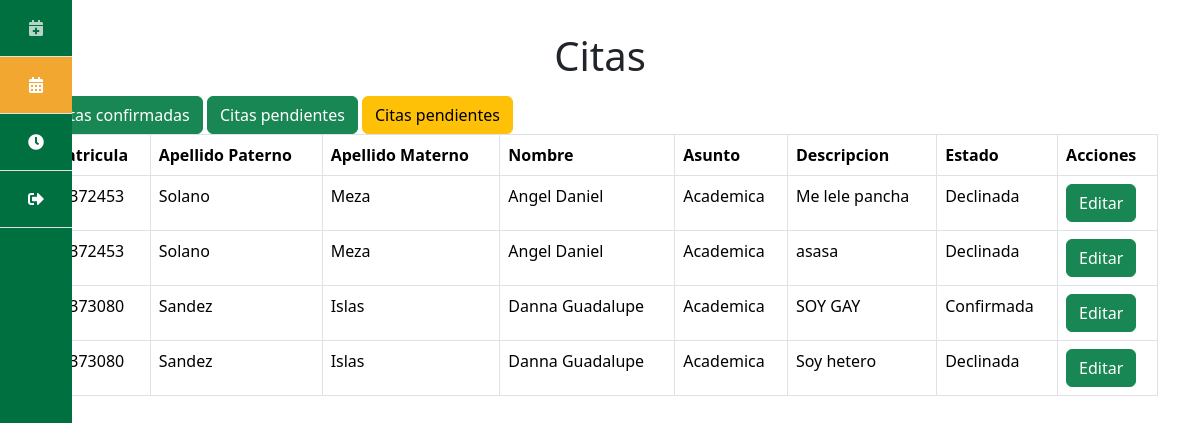
Page /citas/ (signed in) on the committed database.
### paginas/models.py (models this page shows)
class Cita(models.Model):
    PENDIENTE = 'Pendiente'
    CONFIRMADA = 'Confirmada'
    CANCELADA = 'Declinada'
    ESTADOS_CITA = [
        (PENDIENTE, 'Pendiente'),
        (CONFIRMADA, 'Confirmada'),
        (CANCELADA, 'Cancelada'),
    ]
    HOMBRE = 'Hombre'
    MUJER = 'Mujer'
    PREFIERO_NO_DECIRLO = 'Prefiero no decirlo'
    GENERO = [
        (HOMBRE, 'Hombre'),
        (MUJER, 'Mujer'),
        (PREFIERO_NO_DECIRLO, 'Prefiero no decirlo'),
    ]

### paginas/views.py (the view)
# urls.py: path('citas/', views.citas, name = 'citas'),
def citas(request):
    if request.user.username == 'espy':
        citas = Cita.objects.all()  # VISTA DEL ORIENTADOR
    else:
        citas = Cita.objects.filter(user=request.user)  # VISTA DEL USUARIO
    return render(request, 'citas.html', {
        'citas': citas
    })

### paginas/templates/citas.html
{% extends 'base.html' %} {% block content %}
<h1 class="text-center mt-3 mb-3">Citas</h1>
<a href="/citas_confirmadas" class="btn btn-success">Citas confirmadas</a>
<a href="/citas_pendientes" class="btn btn-success">Citas pendientes</a>
<a href="/citas_pendientes" class="btn btn-warning">Citas pendientes</a>
<table class="table table-bordered">
  <thead>
    <tr>
      <th scope="col">Matricula</th>
      <th scope="col">Apellido Paterno</th>
      <th scope="col">Apellido Materno</th>
      <th scope="col">Nombre</th>
      <th scope="col">Asunto</th>
      <th scope="col">Descripcion</th>
      <th scope="col">Estado</th>
      {% if user.username == 'espy' or user == 'orientador' %}
      <th scope="col">Acciones</th>
      {% else %}
      <th scope="col">Detalle</th>
      {% endif %}
    </tr>
  </thead>
  <tbody>
    {% for cita in citas %}
    <tr>
      <td>{{ cita.matricula }}</td>
      <td>{{ cita.ap_paterno }}</td>
      <td>{{ cita.ap_materno }}</td>
      <td>{{ cita.nombre }}</td>
      <td>{{ cita.asunto }}</td>
      <td>{{ cita.descripcion }}</td>
      <td>{{ cita.estado }}</td>
      {% if user.username == 'espy' or user == 'orientador' %}
      <td>
        <a href="/citas/{{ cita.id }}" class="btn btn-success">Editar </a>
      </td>
      {% else %}
      <td>
        <a href="/citas/{{ cita.id }}" class="btn btn-success">Ver </a>
      </td>
      {% endif %} {% endfor %}
    </tr>
  </tbody>
</table>
{% endblock %}

### paginas/static/css/styles.css (style rules this page uses)
:root { --bs-primary: #017041; --bs-secondary: #f1a730; }

### rows in the picture
Cita: matricula "00372453", ap_paterno "Solano", ap_materno "Meza", nombre "Angel Daniel", asunto "Academica", descripcion "Me lele pancha", estado "Declinada"
Cita: matricula "00372453", ap_paterno "Solano", ap_materno "Meza", nombre "Angel Daniel", asunto "Academica", descripcion "asasa", estado "Declinada"
Cita: matricula "00373080", ap_paterno "Sandez", ap_materno "Islas", nombre "Danna Guadalupe", asunto "Academica", descripcion "SOY GAY", estado "Confirmada"
Cita: matricula "00373080", ap_paterno "Sandez", ap_materno "Islas", nombre "Danna Guadalupe", asunto "Academica", descripcion "Soy hetero", estado "Declinada"
